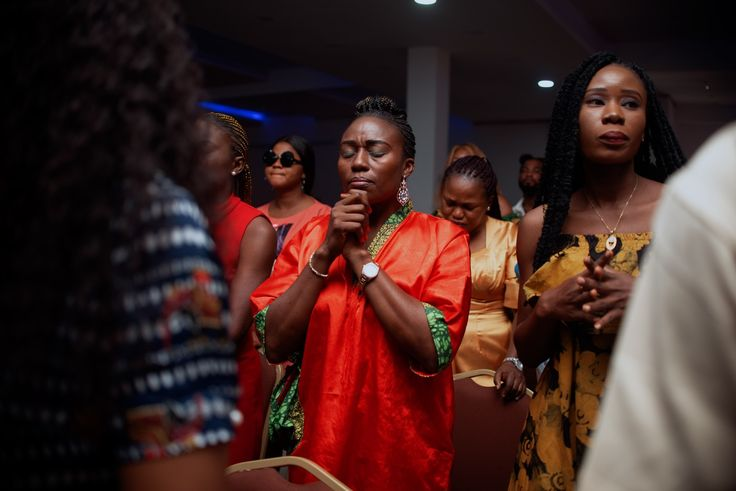
#> input picture spots/coupe-evangile-yabassi/02-matchs/images/01.jpg, 736 x 491 px
$ python -i render.py   (imports and definitions only)
#> lines starting #> are read from the running program, lines starting #| are printed output that depends on the picture
#!/usr/bin/env python3
"""Montage du spot « Les matchs de la Coupe de l'Évangile » (Yabassi).

Style de textes inspiré de la vidéo de référence : gros mots en capitales (Montserrat ExtraBold),
lettres qui apparaissent dans le désordre devant un « fantôme » flou du mot qui se resserre,
cercle fin animé, blocs chiffre + libellé, petit logo en haut à gauche, flashs blancs.

Usage :
    python3 render.py --fonts DOSSIER_POLICES --out spot.mp4 [--jobs 4] [--draft]
    python3 render.py --fonts DOSSIER_POLICES --cues cues.json   # exporte les repères d'effets sonores
"""
import argparse
import glob
import json
import os
import random
import subprocess

import numpy as np
from PIL import Image, ImageDraw, ImageEnhance, ImageFilter, ImageFont

HERE = os.path.dirname(os.path.abspath(__file__))
IMG = os.path.join(HERE, "images")
W, H, FPS = 1920, 1080, 30
TOTAL = 74.5

WHITE = (255, 255, 255)
ORANGE = (246, 140, 40)
GREY = (215, 215, 215)


# ---------------------------------------------------------------- utilitaires
def clamp(x, a=0.0, b=1.0):
    return max(a, min(b, x))


def ease_out(t):
    t = clamp(t)
    return 1 - (1 - t) ** 3


def ease_in_out(t):
    t = clamp(t)
    return 3 * t * t - 2 * t * t * t


def lerp(a, b, t):
    return a + (b - a) * t


FONT_FILES = {}
FONTS = {}


# [5 lines left out: function font, not called in this run]


GLYPHS = {}


# [18 lines left out: function glyph, not called in this run]


def text_width(txt, fname, size, tracking=0):
    return font(fname, size).getlength(txt) + tracking * max(0, len(txt) - 1)


def letter_positions(txt, fname, size, tracking=0):
    f = font(fname, size)
    return [f.getlength(txt[:i]) + tracking * i for i in range(len(txt))]


# [7 lines left out: function paste_alpha, not called in this run]


WHOLE = {}


# [146 lines left out: functions whole_text, scramble, ring, small, T_word, T_corner and 2 more, not called in this run]


# ---------------------------------------------------------------- images
SRC = {}


# [23 lines left out: functions src, frame_from, not called in this run]


LUTS = {}


def grade(im, sat=0.85, bright=0.85, warm=0.0, bw=False):
    if bw:
        im = ImageEnhance.Color(im).enhance(0.0)
    elif sat != 1.0:
        im = ImageEnhance.Color(im).enhance(sat)
    key = (bright, warm)
    if key not in LUTS:
        x = np.arange(256) / 255
        c = 255 * (0.5 + 0.5 * np.tanh((x - 0.5) * 2.0) / np.tanh(1.0))
        gains = (1 + 0.06 * warm, 1 + 0.02 * warm, 1 - 0.06 * warm)
        LUTS[key] = sum([list(np.clip(c * g * bright, 0, 255).astype(int)) for g in gains], [])
    return im.point(LUTS[key])


rng = np.random.default_rng(7)
GRAIN = [rng.normal(0, 3.5, (H, W, 1)).astype(np.float32) for _ in range(4)]
_yy, _xx = np.mgrid[0:H, 0:W].astype(np.float32)
VIGNETTE = (1 - 0.6 * np.clip((((_xx - W / 2) / (W * 0.6)) ** 2 + ((_yy - H / 2) / (H * 0.6)) ** 2), 0, 1) ** 1.4)[..., None]
# [1 line not run here, left out]
BANDS = {}


# [6 lines left out: function band, not called in this run]


# ---------------------------------------------------------------- timeline
SHOTS = []
CUES = []


# [13 lines left out: function shot, not called in this run]


def K(name, z0=1.0, z1=1.12, fx=0.5, fy=0.5, dx=0.0, dy=0.0):
    return (name, dict(z0=z0, z1=z1, fx=fx, fy=fy, dx=dx, dy=dy))


# Moments où la voix prononce chaque mot clé (secondes dans le fichier de voix, vérifiés par transcription
# et par détection des syllabes). La voix est décalée de +0,3 s au mixage : on ouvre chaque plan 0,2 s après le mot.
WORDS = dict(yabassi=0.31, ballon=1.27, coupe=4.34, date=6.89, stade=10.0, equipes=12.74, samedi=17.05,
             match1=19.93, match2=22.57, avant=25.49, meditation=27.96, dieu=29.90, jeu=32.39, passion=33.63,
             fairplay=35.02, joie=36.44, rdv=40.53, grande=41.53, date19=42.50, programme=45.87, jeux=49.39,
             manege=50.42, prix=52.88, supporters=55.59, venez=59.44, fin=62.39, gloire=69.83)


def w(name):
    return round(WORDS[name] + 0.2, 2)


# [106 lines left out: functions build_timeline, render, not called in this run]


# [40 lines not run here, left out]

>>> from PIL import Image
>>> picture = Image.open('images/01.jpg')
#> picture is the input picture: PIL image 736x491 RGB; mean R, G, B 65.8, 38.4, 35.3
>>> result = grade(picture)
#> in grade, `return im.point(LUTS[key])`:
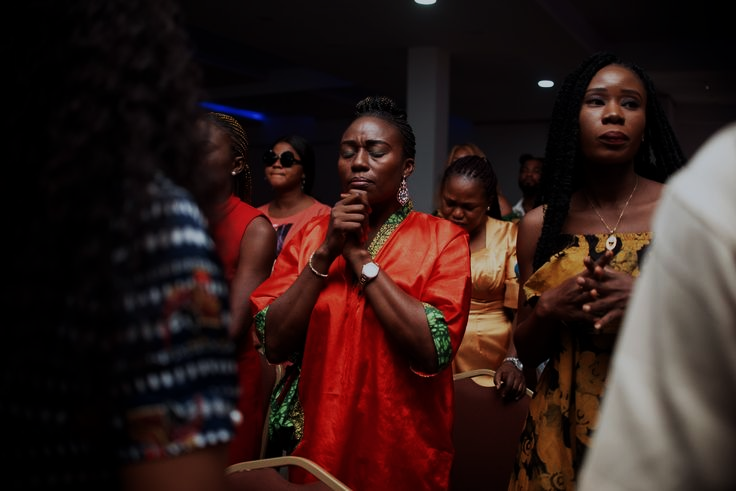
#> returned value: PIL image 736x491 RGB; mean R, G, B 48.9, 28.7, 26
